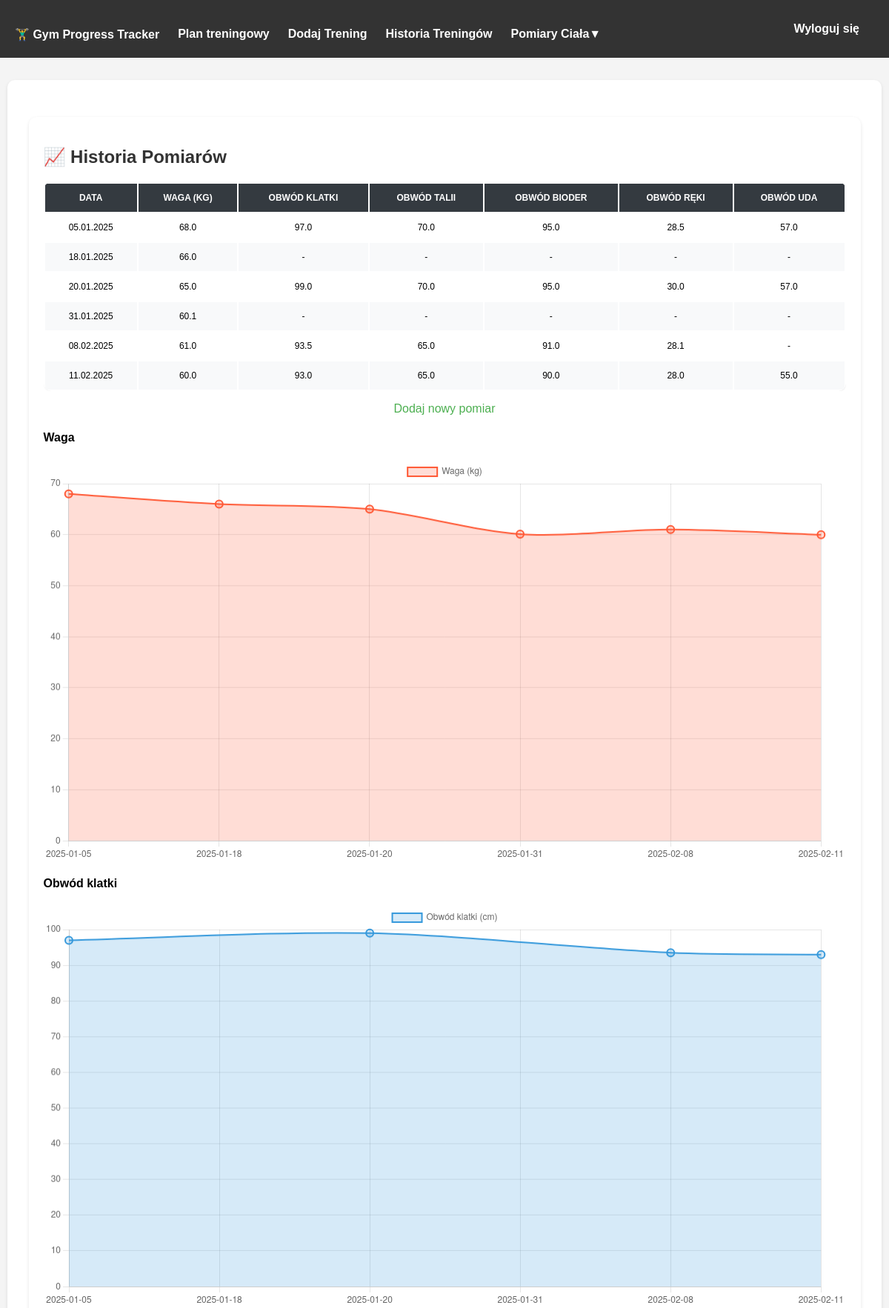
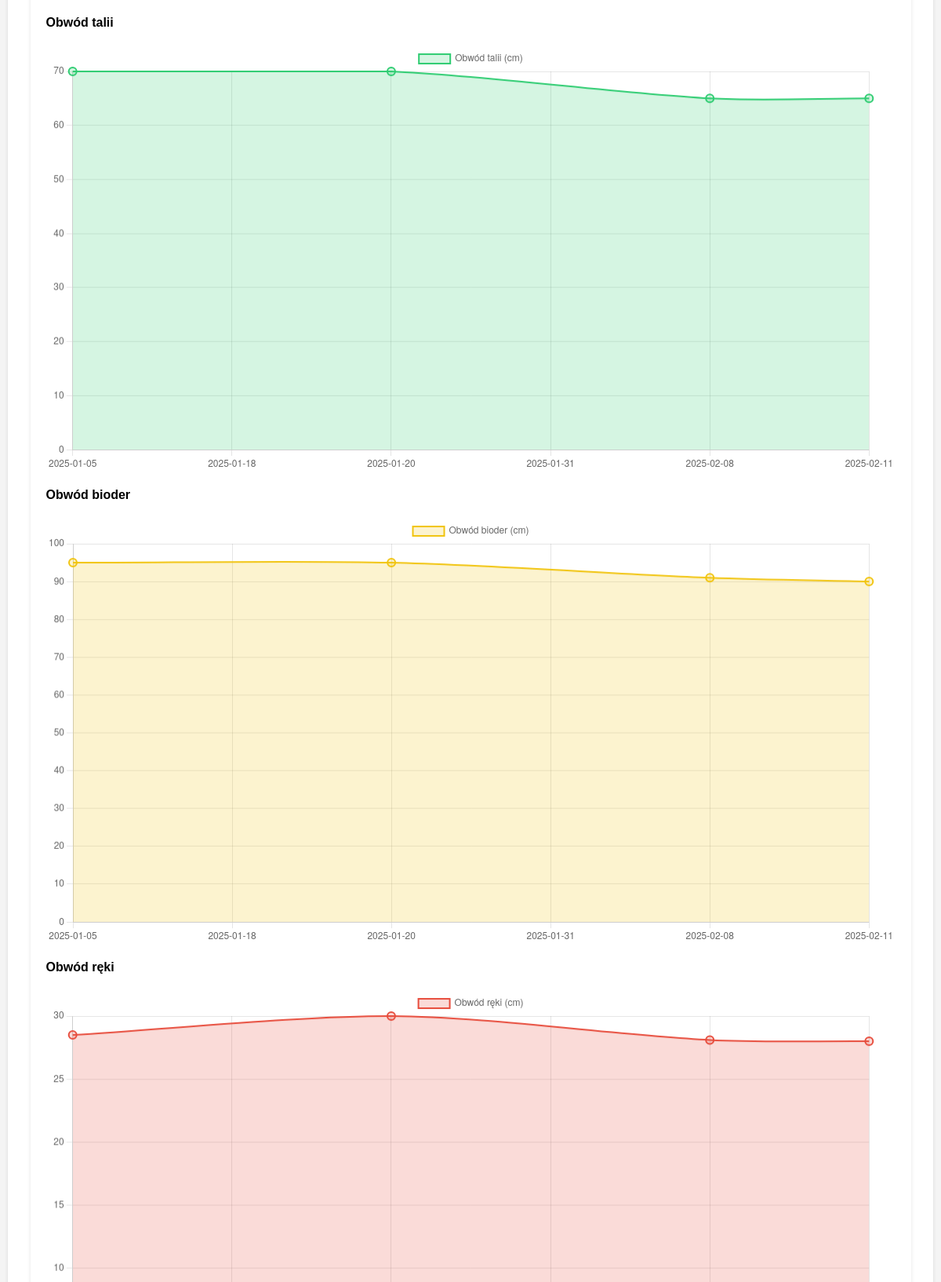
The page /pomiary/ (signed in, upper part) on the database its author committed (2 pictures, top to bottom).
### tracker/models.py (models this page shows, shortened)
class BodyMeasurement(models.Model):
    user = models.ForeignKey(User, on_delete=models.CASCADE)
    date = models.DateField(null=True, blank=True, default=datetime.now)
    weight = models.FloatField()
    chest = models.FloatField(null=True, blank=True)
    waist = models.FloatField(null=True, blank=True)
    hips = models.FloatField(null=True, blank=True)
    arms = models.FloatField(null=True, blank=True)
    legs = models.FloatField(null=True, blank=True)

### tracker/views.py (the view)
# urls.py: path("pomiary/", progress, name="progress"),
def progress(request):
    measurements = BodyMeasurement.objects.filter(user=request.user).order_by("date")
    context = {
        "measurements": measurements,
        "dates": json.dumps([m.date.strftime("%Y-%m-%d") for m in measurements]),  # Konwersja dat na JSON
        "weights": json.dumps([m.weight for m in measurements]),
        "chest": json.dumps([m.chest or None for m in measurements]),
        "waist": json.dumps([m.waist or None for m in measurements]),
        "hips": json.dumps([m.hips or None for m in measurements]),
        "arms": json.dumps([m.arms or None for m in measurements]),
        "legs": json.dumps([m.legs or None for m in measurements]),
        "timestamp": datetime.now().timestamp(),
    }
    return render(request, "tracker/progress.html", context)

### tracker/templates/tracker/progress.html (shortened to what this page needs)
{% extends "tracker/base.html" %}
{% block content %}
<div class="container mt-4">
    <div class="card shadow-lg rounded-3">
        <div class="card-body">
            <h2 class="mb-4 text-center text-primary"> 📈 Historia Pomiarów</h2>
            {% if measurements %}
                <div class="table-responsive">
                    <table class="table table-striped table-hover table-bordered text-center align-middle custom-table">
                        <thead class="table-dark">
                            <tr>
                                <th>Data</th>
                                <th>Waga (kg)</th>
                                <th>Obwód klatki</th>
                                <th>Obwód talii</th>
                                <th>Obwód bioder</th>
                                <th>Obwód ręki</th>
                                <th>Obwód uda</th>
                            </tr>
                        </thead>
                        <tbody>
                            {% for measurement in measurements %}
                                <tr>
                                    <td>{{ measurement.date|date:"d.m.Y" }}</td>
                                    <td contenteditable="true" data-field="weight" data-id="{{ measurement.id }}">{{ measurement.weight }}</td>
                                    <td contenteditable="true" data-field="chest" data-id="{{ measurement.id }}">{{ measurement.chest|default:"-" }}</td>
                                    <td contenteditable="true" data-field="waist" data-id="{{ measurement.id }}">{{ measurement.waist|default:"-" }}</td>
                                    <td contenteditable="true" data-field="hips" data-id="{{ measurement.id }}">{{ measurement.hips|default:"-" }}</td>
                                    <td contenteditable="true" data-field="arms" data-id="{{ measurement.id }}">{{ measurement.arms|default:"-" }}</td>
                                    <td contenteditable="true" data-field="legs" data-id="{{ measurement.id }}">{{ measurement.legs|default:"-" }}</td>
                                </tr>
                            {% endfor %}
                        </tbody>
                    </table>
                </div>
            {% else %}
                <p class="text-muted text-center">Brak zapisanych pomiarów.</p>
            {% endif %}
        <a href="{% url 'add_body_measurement' %}" class="btn btn-success">Dodaj nowy pomiar</a>
        </div>
    </div>
    <div class="row mt-4">
        <div class="col-lg-4 col-md-6">
            <h4 class="text-center">Waga</h4>
            <div class="chart-container"><canvas id="weightChart"></canvas></div>
        </div>
        <div class="col-lg-4 col-md-6">
            <h4 class="text-center">Obwód klatki</h4>
            <div class="chart-container"><canvas id="chestChart"></canvas></div>
        </div>
        <div class="col-lg-4 col-md-6">
            <h4 class="text-center">Obwód talii</h4>
            <div class="chart-container"><canvas id="waistChart"></canvas></div>
        </div>
    </div>
    <div class="row mt-4">
        <div class="col-lg-4 col-md-6">
            <h4 class="text-center">Obwód bioder</h4>
            <div class="chart-container"><canvas id="hipsChart"></canvas></div>
        </div>
        <div class="col-lg-4 col-md-6">
            <h4 class="text-center">Obwód ręki</h4>
            <div class="chart-container"><canvas id="armsChart"></canvas></div>
        </div>
    </div>
</div>
<script>
    const dates = {{ dates|safe }};
    const weightData = {{ weights|safe }};
    const chestData = {{ chest|safe }};
    const waistData = {{ waist|safe }};
    const hipsData = {{ hips|safe }};
    const armsData = {{ arms|safe }};
    const legsData = {{ legs|safe }};
    function renderChart(canvasId, label, data, color) {
        const ctx = document.getElementById(canvasId).getContext('2d');
        if (!ctx || data.length === 0) return;
        new Chart(ctx, {
            type: 'line',
            data: {
                labels: dates,
                datasets: [{
                    label: label,
                    data: data,
                    borderColor: color,
                    backgroundColor: color + '33',
                    borderWidth: 2,
                    pointRadius: data.map(v => v === null ? 0 : 5),
                    pointHoverRadius: 6,
                    fill: true,
                    tension: 0.3,
                    spanGaps: true
                }]
            },
            options:{
                scales: {
                    y: {
                        beginAtZero: true,
                        min: 0,
                    }
                }
            }
        });
    }
    document.addEventListener("DOMContentLoaded", function () {
        renderChart('weightChart', 'Waga (kg)', weightData, '#FF5733');
        renderChart('chestChart', 'Obwód klatki (cm)', chestData, '#3498db');
        renderChart('waistChart', 'Obwód talii (cm)', waistData, '#2ecc71');
        renderChart('hipsChart', 'Obwód bioder (cm)', hipsData, '#f1c40f');
        renderChart('armsChart', 'Obwód ręki (cm)', armsData, '#e74c3c');
        renderChart('legsChart', 'Obwód uda (cm)', legsData, '#9b59b6');
    });
</script>
{% endblock %}

### rows shown on the page
BodyMeasurement: date "05.01.2025", weight "68.0", chest "97.0", waist "70.0", hips "95.0", arms "28.5", legs "57.0"
BodyMeasurement: date "18.01.2025", weight "66.0", chest "-", waist "-", hips "-", arms "-", legs "-"
BodyMeasurement: date "20.01.2025", weight "65.0", chest "99.0", waist "70.0", hips "95.0", arms "30.0", legs "57.0"
BodyMeasurement: date "31.01.2025", weight "60.1", chest "-", waist "-", hips "-", arms "-", legs "-"
BodyMeasurement: date "08.02.2025", weight "61.0", chest "93.5", waist "65.0", hips "91.0", arms "28.1", legs "-"
BodyMeasurement: date "11.02.2025", weight "60.0", chest "93.0", waist "65.0", hips "90.0", arms "28.0", legs "55.0"

### other values the page prints
chart data {{ dates|safe }} ["2025-01-05", "2025-01-18", "2025-01-20", "2025-01-31", "2025-02-08", "2025-02-11"]
chart data {{ weights|safe }} [68.0, 66.0, 65.0, 60.1, 61.0, 60.0]
chart data {{ chest|safe }} [97.0, null, 99.0, null, 93.5, 93.0]
chart data {{ waist|safe }} [70.0, null, 70.0, null, 65.0, 65.0]
